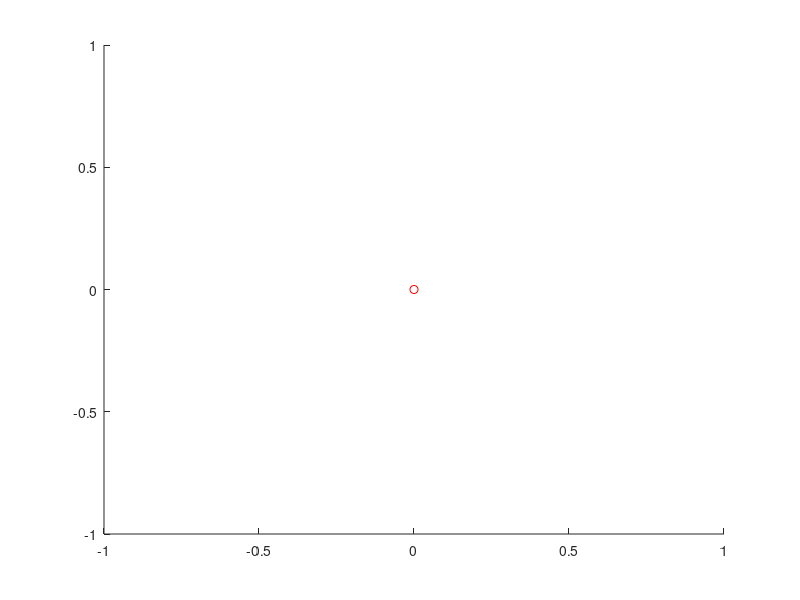

This chart was generated by the following MATLAB code: (Note: this script raises an error after producing the figure.)


%%MOCOM LAB1
%This is the Main to Run. If the connection of the additional links is not
%good, there is the other main function. Some changes are needed too but
%only numerical
clc
clear
close all

addpath('include')

biTri(1,1,1) = 1; biTri(1,2,1) = 0; biTri(1,3,1) = 0; biTri(1,4,1) = 0;
biTri(2,1,1) = 0; biTri(2,2,1) = 1; biTri(2,3,1) = 0; biTri(2,4,1) = 0;
biTri(3,1,1) = 0; biTri(3,2,1) = 0; biTri(3,3,1) = 1; biTri(3,4,1) = 0.175;
biTri(4,1,1) = 0; biTri(4,2,1) = 0; biTri(4,3,1) = 0; biTri(4,4,1) = 1;

biTri(1,1,2) = -1; biTri(1,2,2) = 0;  biTri(1,3,2) = 0; biTri(1,4,2) = 0;
biTri(2,1,2) = 0;  biTri(2,2,2) = 0;  biTri(2,3,2) = 1; biTri(2,4,2) = 0;
biTri(3,1,2) = 0;  biTri(3,2,2) = 1;  biTri(3,3,2) = 0; biTri(3,4,2) = 0.108;
biTri(4,1,2) = 0;  biTri(4,2,2) = 0;  biTri(4,3,2) = 0; biTri(4,4,2) = 1;

biTri(1,1,3) = 0;  biTri(1,2,3) = 0; biTri(1,3,3) = 1;  biTri(1,4,3) = 0.105;
biTri(2,1,3) = -1; biTri(2,2,3) = 0; biTri(2,3,3) = 0;  biTri(2,4,3) = 0;
biTri(3,1,3) = 0;  biTri(3,2,3) = -1; biTri(3,3,3) = 0; biTri(3,4,3) = 0;
biTri(4,1,3) = 0;  biTri(4,2,3) = 0; biTri(4,3,3) = 0;  biTri(4,4,3) = 1;

%Fixed joint only for connection
biTri(1,1,4) = 1;  biTri(1,2,4) = 0; biTri(1,3,4) = 0;  biTri(1,4,4) = 0;
biTri(2,1,4) = 0; biTri(2,2,4) = 1; biTri(2,3,4) = 0;  biTri(2,4,4) = 0;
biTri(3,1,4) = 0;  biTri(3,2,4) = 0; biTri(3,3,4) = 1; biTri(3,4,4) = 0.3265;
biTri(4,1,4) = 0;  biTri(4,2,4) = 0; biTri(4,3,4) = 0;  biTri(4,4,4) = 1;

biTri(1,1,5) = 0;  biTri(1,2,5) = 1;  biTri(1,3,5) = 0;  biTri(1,4,5) = -0.1455;
biTri(2,1,5) = 0;  biTri(2,2,5) = 0;  biTri(2,3,5) = -1; biTri(2,4,5) = 0;
biTri(3,1,5) = -1; biTri(3,2,5) = 0;  biTri(3,3,5) = 0;  biTri(3,4,5) = 0;
biTri(4,1,5) = 0;  biTri(4,2,5) = 0;  biTri(4,3,5) = 0;  biTri(4,4,5) = 1;

biTri(1,1,6) = 0; biTri(1,2,6) = 0;  biTri(1,3,6) = 1; biTri(1,4,6) = 0.095;
biTri(2,1,6) = 0; biTri(2,2,6) = -1; biTri(2,3,6) = 0; biTri(2,4,6) = 0;
biTri(3,1,6) = 1; biTri(3,2,6) = 0;  biTri(3,3,6) = 0; biTri(3,4,6) = 0;
biTri(4,1,6) = 0; biTri(4,2,6) = 0;  biTri(4,3,6) = 0; biTri(4,4,6) = 1;

biTri(1,1,7) = 0; biTri(1,2,7) = 0;  biTri(1,3,7) = 1; biTri(1,4,7) = 0;
biTri(2,1,7) = 0; biTri(2,2,7) = -1; biTri(2,3,7) = 0; biTri(2,4,7) = 0;
biTri(3,1,7) = 1; biTri(3,2,7) = 0;  biTri(3,3,7) = 0; biTri(3,4,7) = 0.325;
biTri(4,1,7) = 0; biTri(4,2,7) = 0;  biTri(4,3,7) = 0; biTri(4,4,7) = 1;

biTri(1,1,8) = 0; biTri(1,2,8) = 0;  biTri(1,3,8) = 1; biTri(1,4,8) = 0.132;
biTri(2,1,8) = 0; biTri(2,2,8) = -1; biTri(2,3,8) = 0; biTri(2,4,8) = 0;
biTri(3,1,8) = 1; biTri(3,2,8) = 0;  biTri(3,3,8) = 0; biTri(3,4,8) = 0;
biTri(4,1,8) = 0; biTri(4,2,8) = 0;  biTri(4,3,8) = 0; biTri(4,4,8) = 1;

%The last fixed part
biTri(1,1,9) = 1; biTri(1,2,9) = 0;  biTri(1,3,9) = 0; biTri(1,4,9) = 0;
biTri(2,1,9) = 0; biTri(2,2,9) = 1; biTri(2,3,9) = 0; biTri(2,4,9) = 0;
biTri(3,1,9) = 0; biTri(3,2,9) = 0;  biTri(3,3,9) = 1; biTri(3,4,9) = 0.021;
biTri(4,1,9) = 0; biTri(4,2,9) = 0;  biTri(4,3,9) = 0; biTri(4,4,9) = 1;

%4-th and 9-th joints are fixed, their aim is only for connection
jointType = [0,0,0,2,0,0,0,0,2];
numberOfJoints = 9;

qmin = -pi * ones(9,1);
qmax = +pi * ones(9,1);

%initial configuration
q = [0.1,0.1,0.1,0.1,0.1,0.1,0.1,0.1];
q_dot = [0,0,0,0,0,0,0,0];

%goal definition
questions = {'What is X coordinates of the goal?',...
              'What is Y coordinates of the goal?',...
              'What is Z coordinates of the goal?'};
answer = inputdlg(questions);
    
goalCoord_X = str2double(answer{1});
goalCoord_Y = str2double(answer{2});
goalCoord_Z = str2double(answer{3});


%goal orientation
goalMatrix = [1,0,0,goalCoord_X;
              0,1,0,goalCoord_Y;
              0,0,1,goalCoord_Z;
              0,0,0,1.0];

% simulation variables 
ts = 0.1;
t_start = 0.0;
t_end = 10.0;
t = t_start:ts:t_end;

 
angular_gain = 0.1;
linear_gain = 0.8;

%preallocation of variables
x_dot = zeros(6,1);
error_linear = zeros(3,1);
error_angular = zeros(3,1);


bTi = zeros(4,4,numberOfJoints);
brij = zeros(3, numberOfJoints +1);


hold on
cindex = 1;
csize = t_end/ts;
cmap = colormap(summer(csize));
color = cmap(mod(cindex,csize)+1,:);
plot3(0,0,0,'o','Color','r')
plot3(goalCoord_X, goalCoord_Y,goalCoord_Z,'o','Color','r');
% For each interval from initial configuration to the final configuration
% we will compute


%%%%%%% Kinematic Simulation %%%%%%%

  
    % simulating the robot
for i = t
    basicV = zeros(3,numberOfJoints);

    %transformation matrices of link <i> w.r.t. link <i-1>
    biTei = GetDirectGeometry(q,biTri,jointType);
    
    % transformation matrix from the manipulator base to the ith joint in the configuration identified by biTei.
    bTe = GetTransformationWrtBase(biTei,9);
    %Jacobian Matrix
    J = GetJacobian(biTei,bTe,jointType);


    error_linear= goalMatrix(1:3,4) - bTe(1:3,4);
    error_angular = VersorLemma(bTe(1:3,1:3), goalMatrix(1:3,1:3));

    x_dot(1:3,1) = angular_gain*error_angular;
    x_dot(4:6,1) = linear_gain*error_linear;

    q_dot = pinv(J)*x_dot;
    q = KinematicSimulation(q, q_dot,ts, qmin, qmax);

    %computing all vectors connecting the base to the i-th link i
    for j = 1:numberoflinks
        basicV(:,j) = GetBasicVectorWrtBase(biTei,j)
    end

    % plot the base separatly because it is useless plotting it everytime.
    basicV = [[0;0;0],basicV];
    
    for j = 2:numberoflinks + 1   
        plot3(basicV(1,j),basicV(2,j),basicV(3,j),'o','Color','b')
    end

    color = cmap(mod(cindex,csize)+1, :);
    cindex = cindex +1;
    
    %Connecting all joints while moving by using color lines
    hold on
    line(basicV(1,:),basicV(2,:),basicV(3,:), 'LineWidth', 2,'Color',color)

    pause(0.1);

end

    
  


